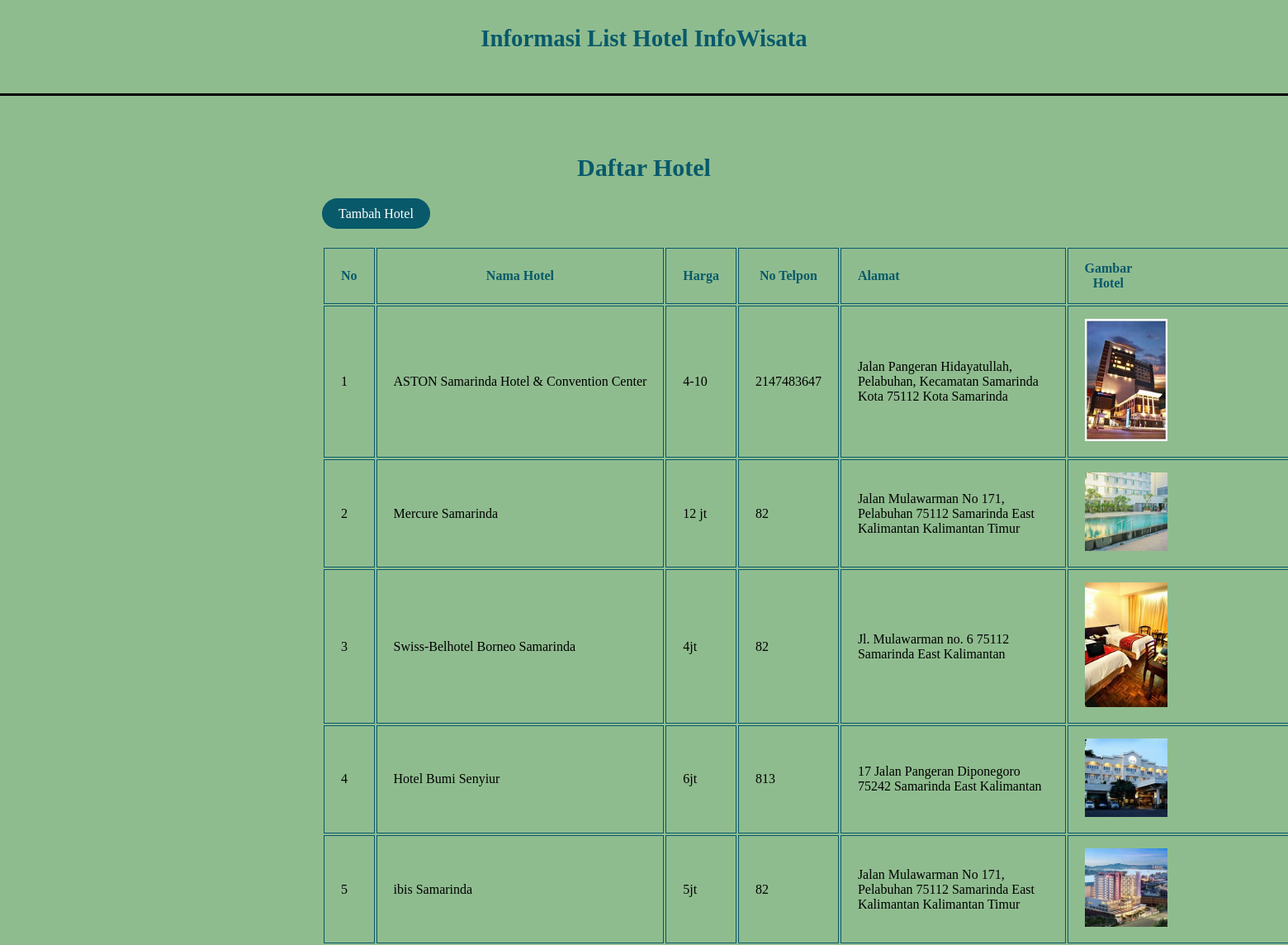
The app's page /posttest6/index.php with its own data.
### tables this page shows
CREATE TABLE `hotel` (
  `id` int(11) NOT NULL,
  `nama_hotel` varchar(255) NOT NULL,
  `harga` varchar(20) NOT NULL,
  `no_hp` int(255) NOT NULL,
  `alamat` varchar(255) NOT NULL,
  `pict` varchar(255) NOT NULL,
  `tglready` date NOT NULL
);

### posttest6/index.php (the view, shortened to what this page needs)
<!DOCTYPE html>
<html lang="en">
    <head>
        <link rel="stylesheet" href="stylephp.css">
    </head>
    <body>
        <header>
            <h2>Informasi List Hotel InfoWisata</h2>
        </header>
        <div class="list-table">
            <h3>Daftar Hotel</h3>
            <a href="createhotel.php" class="tambah">Tambah Hotel</a>
            <table>
                <tr class="thead">
                    <th>No</th>
                    <th nowrap>Nama Hotel</th>
                    <th>Harga</th>
                    <th>No Telpon</th>
                    <th class="alamat">Alamat</th>
                    <th class="pict">Gambar Hotel</th>
                </tr>
                <?php
                    require 'config.php';
                    $result = $db->query("SELECT * FROM hotel");
                    $i = 1;
                    while($row = mysqli_fetch_array($result)){
                ?>
                <tr>
                    <td><?=$i;?></td>
                    <td nowrap><?=$row['nama_hotel']?></td>
                    <td><?=$row['harga']?></td>
                    <td><?=$row['no_hp']?></td>
                    <td><?=$row['alamat']?></td>
                    <td><img src="img/<?=$row['pict']?>" alt="" width="100px"></td>
                </tr>
                <?php
                    $i++;
                        }
                ?>
            </table>
        </div>
    </body>
</html>

### posttest6/stylephp.css (style rules this page uses)
* { margin: 0; padding: 0; font-family: 'Fredericka the Great', cursive; background-color: #8FBC8F; }
header { color: #08596A; padding: 30px 0px; text-align: center; font-size: larger; margin-bottom: 40px; }
h2 { color: #08596A; text-align: center; padding-bottom: 50px; margin-bottom: 0; border-bottom: black solid; }
h3 { text-align: center; padding-bottom: 30px; font-size: 30px; color: #08596A; }
.list-table { width: 50%; margin: auto; }
.tambah { text-decoration: none; padding: 10px 20px; border-radius: 25px; background-color: #08596A; color: white; }
table { margin-top: 30px; }
.thead { border: 2px solid #08596A; background-color: white; color: #08596A; }
td, th { padding: 15px 20px; }
th { border: 1px solid #08596A; padding: 0px, 50px, 0px, 50px; }
td { border: 1px solid #08596A; }
.alamat { padding-right: 200px; margin-top: 30px; }
.pict { padding-right: 300px; margin-top: 30px; }

### records on screen
hotel: nama_hotel "ASTON Samarinda Hotel & Convention Center", harga "4-10", no_hp "2147483647", alamat "Jalan Pangeran Hidayatullah, Pelabuhan, Kecamatan Samarinda Kota 75112 Kota Samarinda", pict (picture)
hotel: nama_hotel "Mercure Samarinda", harga "12 jt", no_hp "82", alamat "Jalan Mulawarman No 171, Pelabuhan 75112 Samarinda East Kalimantan Kalimantan Timur", pict (picture)
hotel: nama_hotel "Swiss-Belhotel Borneo Samarinda", harga "4jt", no_hp "82", alamat "Jl. Mulawarman no. 6 75112 Samarinda East Kalimantan", pict (picture)
hotel: nama_hotel "Hotel Bumi Senyiur", harga "6jt", no_hp "813", alamat "17 Jalan Pangeran Diponegoro 75242 Samarinda East Kalimantan", pict (picture)
hotel: nama_hotel "ibis Samarinda", harga "5jt", no_hp "82", alamat "Jalan Mulawarman No 171, Pelabuhan 75112 Samarinda East Kalimantan Kalimantan Timur", pict (picture)
